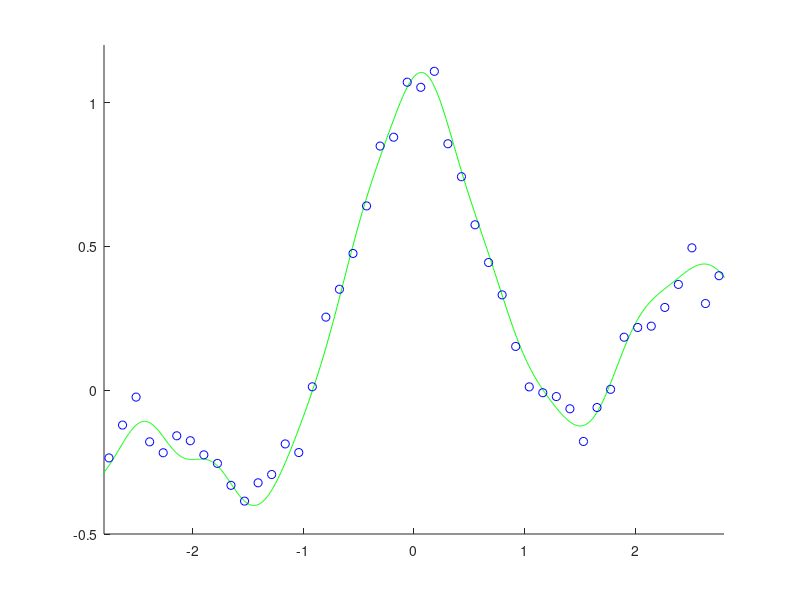

Recreate this plot in MATLAB.
n = 50;
N = 1000;
x = linspace(-3, 3, n)';
X = linspace(-3, 3, N)';
pix = pi*x;
y = sin(pix)./(pix)+0.1*x+0.05*randn(n, 1);

hh = 2*0.3^2;
t0 = randn(n, 1);
e = 0.1;
for o = 1:n*1000
    i = ceil(rand*n);
    ki = exp(-(x-x(i)).^2/hh);
    t = t0 - e*ki*(ki'*t0 - y(i));
    if norm(t-t0) < 0.000001
        break;
    end
    t0 = t;
end
K = exp(-(repmat(X.^2, 1, n) + repmat(x.^2', N, 1) - 2*X*x')/hh);
F = K*t;

figure(1);
clf;
hold on;
axis([-2.8 2.8 -0.5 1.2]);
plot(X, F, 'g-');
plot(x, y, 'bo');